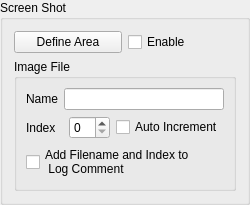
         <widget class="QGroupBox" name="screenShotGB">
          <property name="sizePolicy">
           <sizepolicy hsizetype="Fixed" vsizetype="Fixed">
            <horstretch>0</horstretch>
            <verstretch>0</verstretch>
           </sizepolicy>
          </property>
          <property name="minimumSize">
           <size>
            <width>250</width>
            <height>0</height>
           </size>
          </property>
          <property name="title">
           <string>Screen Shot</string>
          </property>
          <layout class="QGridLayout" name="gridLayout">
           <item row="0" column="0">
            <layout class="QHBoxLayout" name="horizontalLayout">
             <item>
              <widget class="QPushButton" name="screenShotDefineAreaPB">
               <property name="text">
                <string>Define Area</string>
               </property>
              </widget>
             </item>
             <item>
              <widget class="QCheckBox" name="screenShotEnableCB">
               <property name="text">
                <string>Enable</string>
               </property>
              </widget>
             </item>
            </layout>
           </item>
           <item row="2" column="0">
            <widget class="QGroupBox" name="ImgFileGB">
             <property name="title">
              <string>Image File</string>
             </property>
             <layout class="QGridLayout" name="gridLayout_8">
              <item row="0" column="0">
               <layout class="QHBoxLayout" name="horizontalLayout_9">
                <item>
                 <widget class="QLabel" name="label_11">
                  <property name="text">
                   <string>Name</string>
                  </property>
                 </widget>
                </item>
                <item>
                 <widget class="QLineEdit" name="imgFileNameLE"/>
                </item>
               </layout>
              </item>
              <item row="2" column="0">
               <layout class="QHBoxLayout" name="horizontalLayout_10">
                <item>
                 <widget class="QLabel" name="label_12">
                  <property name="text">
                   <string>Index</string>
                  </property>
                 </widget>
                </item>
                <item>
                 <widget class="QSpinBox" name="imgFileIndexSB"/>
                </item>
                <item>
                 <widget class="QCheckBox" name="autoIncrementCB">
                  <property name="text">
                   <string>Auto Increment</string>
                  </property>
                 </widget>
                </item>
               </layout>
              </item>
              <item row="4" column="0">
               <layout class="QHBoxLayout" name="horizontalLayout_11"/>
              </item>
              <item row="3" column="0">
               <widget class="QCheckBox" name="imgFileName2CmntCB">
                <property name="text">
                 <string>Add Filename and Index to 
 Log Comment</string>
                </property>
               </widget>
              </item>
             </layout>
            </widget>
           </item>
          </layout>
         </widget>
